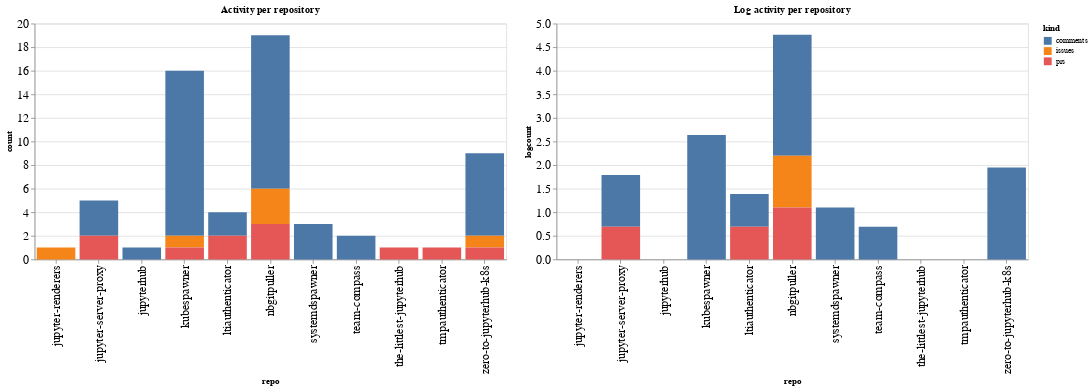

The cell this chart's notebook holds for it:
### Code cell
ch1 = alt.Chart(repo_summaries, width=600, title="Activity per repository").mark_bar().encode(
    x='repo',
    y='count',
    color='kind',
    tooltip="kind"
)

ch2 = alt.Chart(repo_summaries, width=600, title="Log activity per repository").mark_bar().encode(
    x='repo',
    y='logcount',
    color='kind',
    tooltip="kind"
)

ch1 | ch2

### Figure 1 — Vega-Lite specification as saved in the notebook (floating-point values rounded to 4 significant figures)
{"config": {"axisLeft": {"labelFontSize": 15}, "axisBottom": {"labelFontSize": 15}}, "hconcat": [{"mark": "bar", "encoding": {"color": {"type": "nominal", "field": "kind"}, "tooltip": {"type": "nominal", "field": "kind"}, "x": {"type": "nominal", "field": "repo"}, "y": {"type": "quantitative", "field": "count"}}, "title": "Activity per repository", "width": 600}, {"mark": "bar", "encoding": {"color": {"type": "nominal", "field": "kind"}, "tooltip": {"type": "nominal", "field": "kind"}, "x": {"type": "nominal", "field": "repo"}, "y": {"type": "quantitative", "field": "logcount"}}, "title": "Log activity per repository", "width": 600}], "data": {"name": "data-0d6a01e32b382d0c6c52720da0a711db"}, "$schema": "https://vega.github.io/schema/vega-lite/v4.8.1.json", "datasets": {"data-0d6a01e32b382d0c6c52720da0a711db": [{"repo": "jupyter-renderers", "kind": "issues", "count": 1, "logcount": 0.0}, {"repo": "jupyter-server-proxy", "kind": "comments", "count": 3, "logcount": 1.099}, {"repo": "jupyter-server-proxy", "kind": "prs", "count": 2, "logcount": 0.6931}, {"repo": "jupyterhub", "kind": "comments", "count": 1, "logcount": 0.0}, {"repo": "kubespawner", "kind": "comments", "count": 14, "logcount": 2.639}, {"repo": "kubespawner", "kind": "issues", "count": 1, "logcount": 0.0}, {"repo": "kubespawner", "kind": "prs", "count": 1, "logcount": 0.0}, {"repo": "ltiauthenticator", "kind": "comments", "count": 2, "logcount": 0.6931}, {"repo": "ltiauthenticator", "kind": "prs", "count": 2, "logcount": 0.6931}, {"repo": "nbgitpuller", "kind": "comments", "count": 13, "logcount": 2.565}, {"repo": "nbgitpuller", "kind": "issues", "count": 3, "logcount": 1.099}, {"repo": "nbgitpuller", "kind": "prs", "count": 3, "logcount": 1.099}, {"repo": "systemdspawner", "kind": "comments", "count": 3, "logcount": 1.099}, {"repo": "team-compass", "kind": "comments", "count": 2, "logcount": 0.6931}, {"repo": "the-littlest-jupyterhub", "kind": "prs", "count": 1, "logcount": 0.0}, {"repo": "tmpauthenticator", "kind": "prs", "count": 1, "logcount": 0.0}, {"repo": "zero-to-jupyterhub-k8s", "kind": "comments", "count": 7, "logcount": 1.946}, {"repo": "zero-to-jupyterhub-k8s", "kind": "issues", "count": 1, "logcount": 0.0}, {"repo": "zero-to-jupyterhub-k8s", "kind": "prs", "count": 1, "logcount": 0.0}]}}
